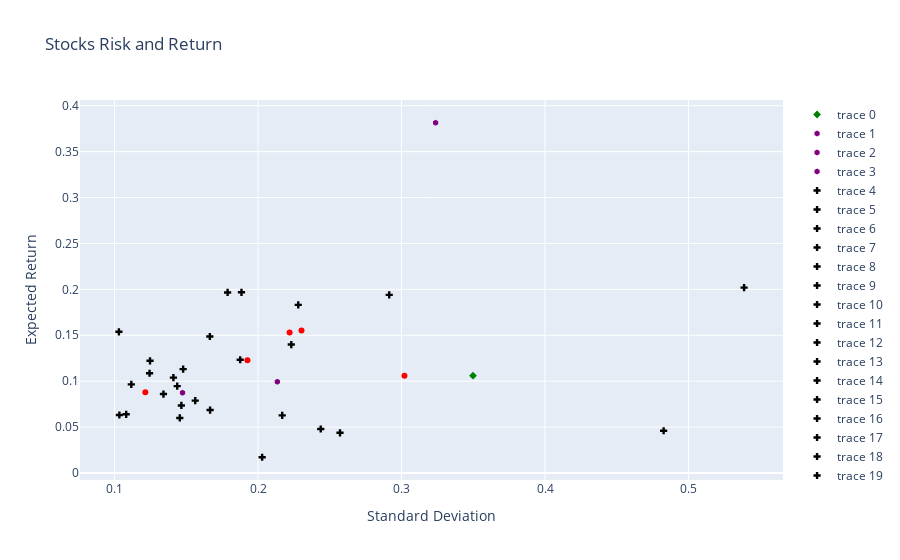

The code cell stored with this chart in its notebook:
### Code cell
# Filter valid_tickers to only include those in log_return's columns
filtered_tickers = [ticker for ticker in valid_tickers if ticker in log_return.columns]

# Get the indices of the filtered tickers in S.columns
ticker_indices = [S.columns.get_loc(ticker) for ticker in filtered_tickers]

# Prepare the data for plotting
standard_deviation = np.sqrt(np.diag(S))[ticker_indices]
expected_returns = mu[ticker_indices]

# Create the figure
fig = go.Figure()

# Define a function to get marker styles based on ticker
def get_marker_style(ticker):
    if ".SS" in ticker:
        return dict(symbol='circle', color='red')
    elif ".ST" in ticker:
        return dict(symbol='square', color='blue')
    elif ".DE" in ticker:
        return dict(symbol='diamond', color='green')
    elif ".L" in ticker:
        return dict(symbol='hexagon', color='purple')
    else:
        return dict(symbol='cross', color='black')

# Add each ticker to the plot with appropriate marker style
for i, ticker in enumerate(filtered_tickers):
    marker_style = get_marker_style(ticker)
    fig.add_trace(go.Scatter(
        x=[standard_deviation[i]],
        y=[expected_returns[i]],
        mode='markers',
        marker=marker_style,
        text=[ticker],
        hoverinfo='text'
    ))

# Update layout
fig.update_layout(
    title='Stocks Risk and Return',
    yaxis_title='Expected Return',
    xaxis_title='Standard Deviation'
)

# Show the figure
fig.show()

### Figure 1 — Plotly figure (JSON) as saved in the notebook; plotly's stock layout.template omitted (floating-point values rounded to 4 significant figures)
{"data": [{"hoverinfo": "text", "marker": {"color": "green", "symbol": "diamond"}, "mode": "markers", "text": ["RHM.DE"], "type": "scatter", "x": [0.3498], "y": [0.106]}, {"hoverinfo": "text", "marker": {"color": "purple", "symbol": "hexagon"}, "mode": "markers", "text": ["BA.L"], "type": "scatter", "x": [0.1474], "y": [0.08735]}, {"hoverinfo": "text", "marker": {"color": "purple", "symbol": "hexagon"}, "mode": "markers", "text": ["FRAS.L"], "type": "scatter", "x": [0.3238], "y": [0.3815]}, {"hoverinfo": "text", "marker": {"color": "purple", "symbol": "hexagon"}, "mode": "markers", "text": ["STAN.L"], "type": "scatter", "x": [0.2135], "y": [0.09934]}, {"hoverinfo": "text", "marker": {"color": "black", "symbol": "cross"}, "mode": "markers", "text": ["AMGN"], "type": "scatter", "x": [0.1341], "y": [0.08598]}, {"hoverinfo": "text", "marker": {"color": "black", "symbol": "cross"}, "mode": "markers", "text": ["BIIB"], "type": "scatter", "x": [0.2914], "y": [0.194]}, {"hoverinfo": "text", "marker": {"color": "black", "symbol": "cross"}, "mode": "markers", "text": ["CHD"], "type": "scatter", "x": [0.1455], "y": [0.05997]}, {"hoverinfo": "text", "marker": {"color": "black", "symbol": "cross"}, "mode": "markers", "text": ["KO"], "type": "scatter", "x": [0.1034], "y": [0.06316]}, {"hoverinfo": "text", "marker": {"color": "black", "symbol": "cross"}, "mode": "markers", "text": ["COST"], "type": "scatter", "x": [0.1466], "y": [0.07357]}, {"hoverinfo": "text", "marker": {"color": "black", "symbol": "cross"}, "mode": "markers", "text": ["CTRA"], "type": "scatter", "x": [0.2169], "y": [0.06274]}, {"hoverinfo": "text", "marker": {"color": "black", "symbol": "cross"}, "mode": "markers", "text": ["LLY"], "type": "scatter", "x": [0.1876], "y": [0.1233]}, {"hoverinfo": "text", "marker": {"color": "black", "symbol": "cross"}, "mode": "markers", "text": ["GILD"], "type": "scatter", "x": [0.1664], "y": [0.1487]}, {"hoverinfo": "text", "marker": {"color": "black", "symbol": "cross"}, "mode": "markers", "text": ["HOLX"], "type": "scatter", "x": [0.1885], "y": [0.1968]}, {"hoverinfo": "text", "marker": {"color": "black", "symbol": "cross"}, "mode": "markers", "text": ["INTC"], "type": "scatter", "x": [0.2437], "y": [0.04795]}, {"hoverinfo": "text", "marker": {"color": "black", "symbol": "cross"}, "mode": "markers", "text": ["JBL"], "type": "scatter", "x": [0.228], "y": [0.1831]}, {"hoverinfo": "text", "marker": {"color": "black", "symbol": "cross"}, "mode": "markers", "text": ["JKHY"], "type": "scatter", "x": [0.1031], "y": [0.1538]}, {"hoverinfo": "text", "marker": {"color": "black", "symbol": "cross"}, "mode": "markers", "text": ["J"], "type": "scatter", "x": [0.1437], "y": [0.09462]}, {"hoverinfo": "text", "marker": {"color": "black", "symbol": "cross"}, "mode": "markers", "text": ["MCK"], "type": "scatter", "x": [0.1563], "y": [0.07883]}, {"hoverinfo": "text", "marker": {"color": "black", "symbol": "cross"}, "mode": "markers", "text": ["MRK"], "type": "scatter", "x": [0.1081], "y": [0.06392]}, {"hoverinfo": "text", "marker": {"color": "black", "symbol": "cross"}, "mode": "markers", "text": ["MU"], "type": "scatter", "x": [0.2571], "y": [0.04378]}, {"hoverinfo": "text", "marker": {"color": "black", "symbol": "cross"}, "mode": "markers", "text": ["MSFT"], "type": "scatter", "x": [0.1478], "y": [0.1131]}, {"hoverinfo": "text", "marker": {"color": "black", "symbol": "cross"}, "mode": "markers", "text": ["NVDA"], "type": "scatter", "x": [0.4827], "y": [0.04601]}, {"hoverinfo": "text", "marker": {"color": "black", "symbol": "cross"}, "mode": "markers", "text": ["NVR"], "type": "scatter", "x": [0.1788], "y": [0.1967]}, {"hoverinfo": "text", "marker": {"color": "black", "symbol": "cross"}, "mode": "markers", "text": ["PGR"], "type": "scatter", "x": [0.1244], "y": [0.1086]}, {"hoverinfo": "text", "marker": {"color": "black", "symbol": "cross"}, "mode": "markers", "text": ["NOW"], "type": "scatter", "x": [0.2232], "y": [0.1399]}, {"hoverinfo": "text", "marker": {"color": "black", "symbol": "cross"}, "mode": "markers", "text": ["STE"], "type": "scatter", "x": [0.141], "y": [0.1039]}, {"hoverinfo": "text", "marker": {"color": "black", "symbol": "cross"}, "mode": "markers", "text": ["SMCI"], "type": "scatter", "x": [0.5387], "y": [0.2019]}, {"hoverinfo": "text", "marker": {"color": "black", "symbol": "cross"}, "mode": "markers", "text": ["TTWO"], "type": "scatter", "x": [0.2029], "y": [0.01715]}, {"hoverinfo": "text", "marker": {"color": "black", "symbol": "cross"}, "mode": "markers", "text": ["UNH"], "type": "scatter", "x": [0.1247], "y": [0.1222]}, {"hoverinfo": "text", "marker": {"color": "black", "symbol": "cross"}, "mode": "markers", "text": ["VRTX"], "type": "scatter", "x": [0.1666], "y": [0.06853]}, {"hoverinfo": "text", "marker": {"color": "black", "symbol": "cross"}, "mode": "markers", "text": ["WMT"], "type": "scatter", "x": [0.1117], "y": [0.09653]}, {"hoverinfo": "text", "marker": {"color": "red", "symbol": "circle"}, "mode": "markers", "text": ["600150.SS"], "type": "scatter", "x": [0.222], "y": [0.153]}, {"hoverinfo": "text", "marker": {"color": "red", "symbol": "circle"}, "mode": "markers", "text": ["600276.SS"], "type": "scatter", "x": [0.3021], "y": [0.1058]}, {"hoverinfo": "text", "marker": {"color": "red", "symbol": "circle"}, "mode": "markers", "text": ["600519.SS"], "type": "scatter", "x": [0.2303], "y": [0.1551]}, {"hoverinfo": "text", "marker": {"color": "red", "symbol": "circle"}, "mode": "markers", "text": ["600900.SS"], "type": "scatter", "x": [0.1215], "y": [0.08794]}, {"hoverinfo": "text", "marker": {"color": "red", "symbol": "circle"}, "mode": "markers", "text": ["601225.SS"], "type": "scatter", "x": [0.1926], "y": [0.1229]}], "layout": {"title": {"text": "Stocks Risk and Return"}, "xaxis": {"title": {"text": "Standard Deviation"}}, "yaxis": {"title": {"text": "Expected Return"}}}}
